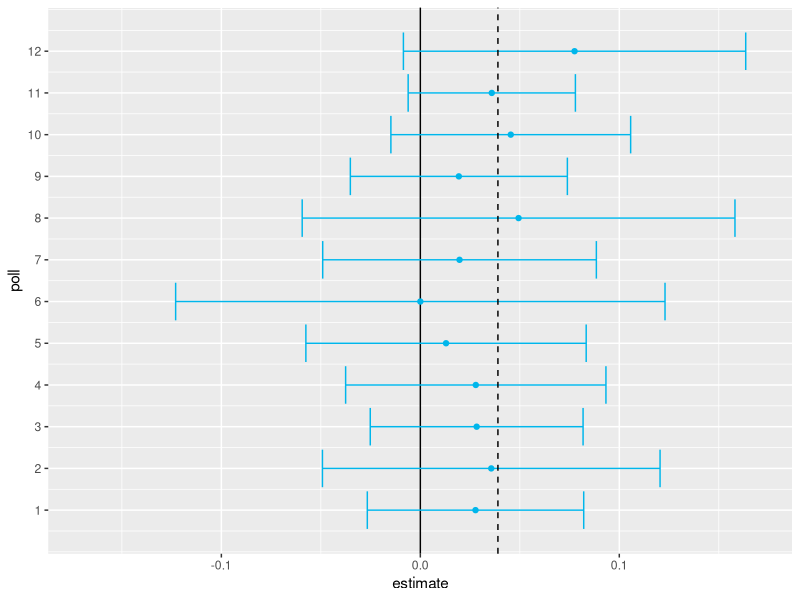
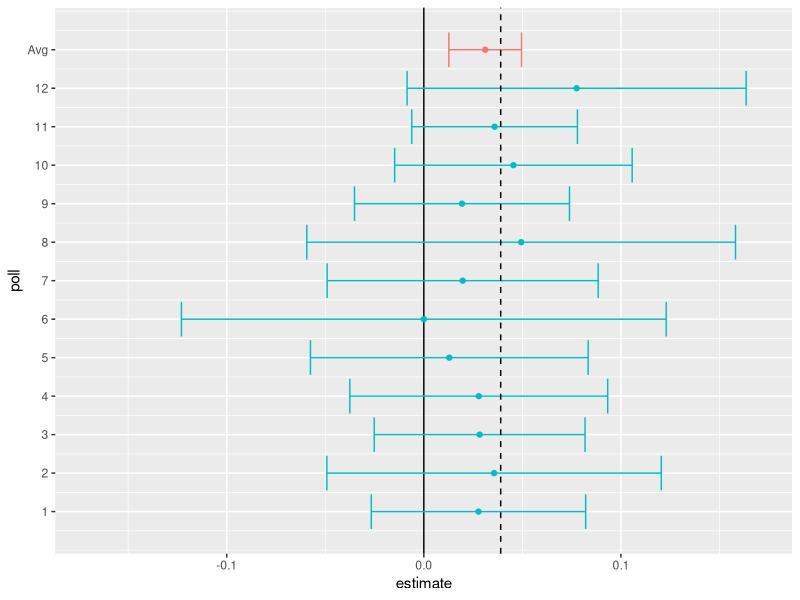
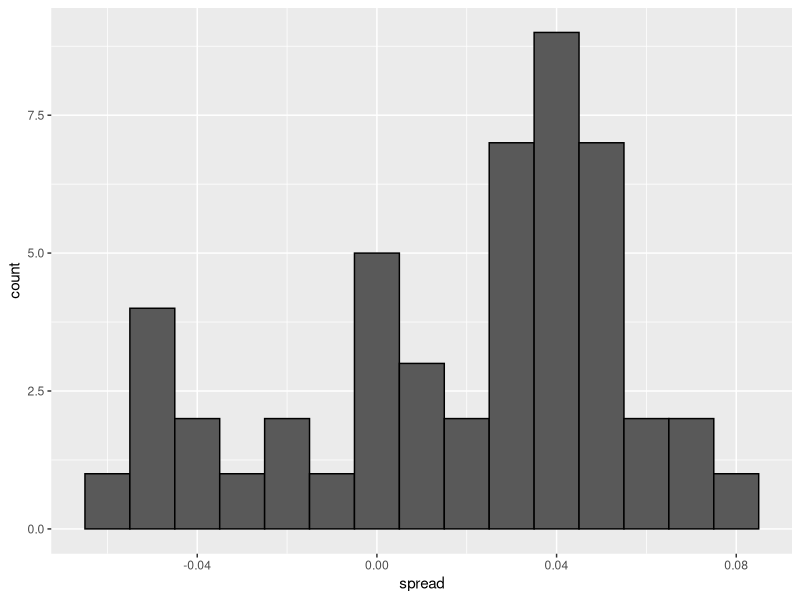
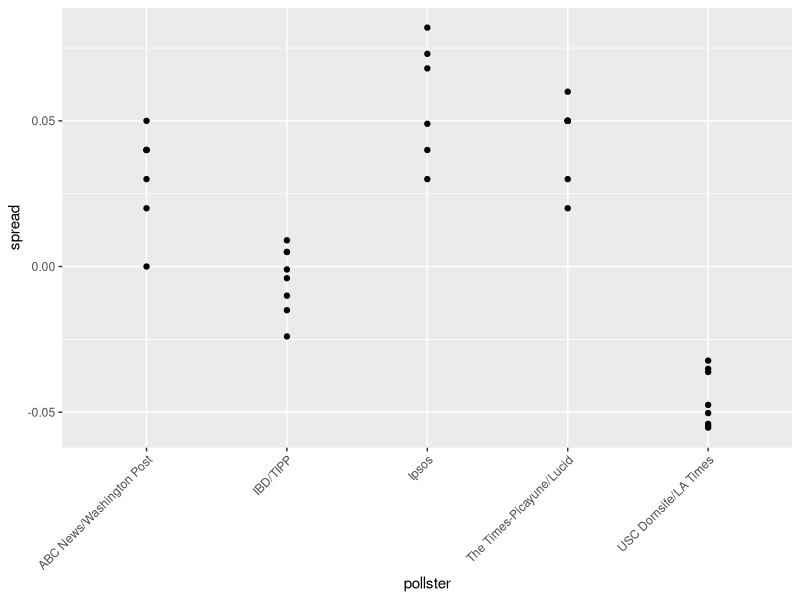
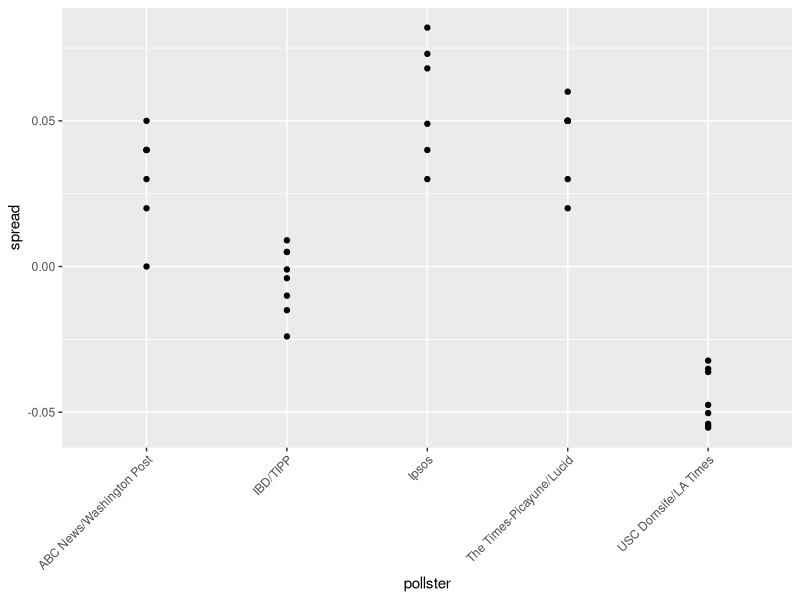
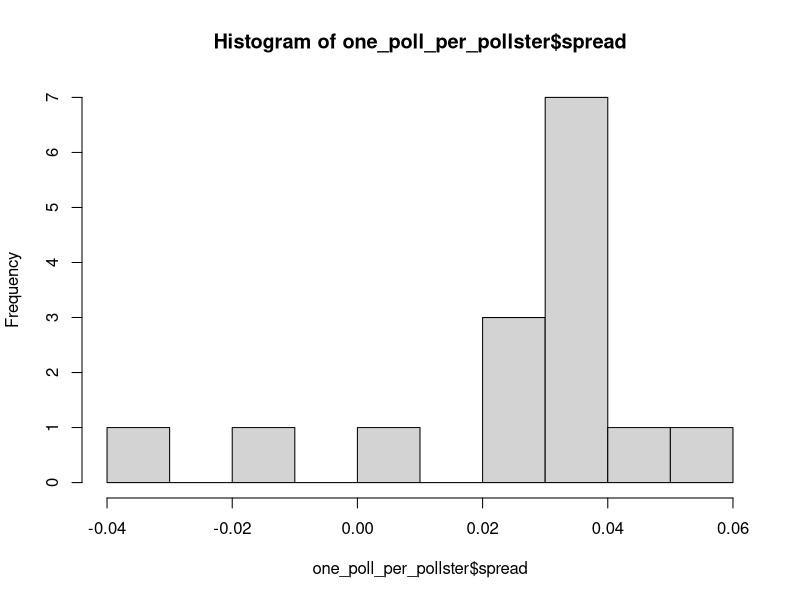
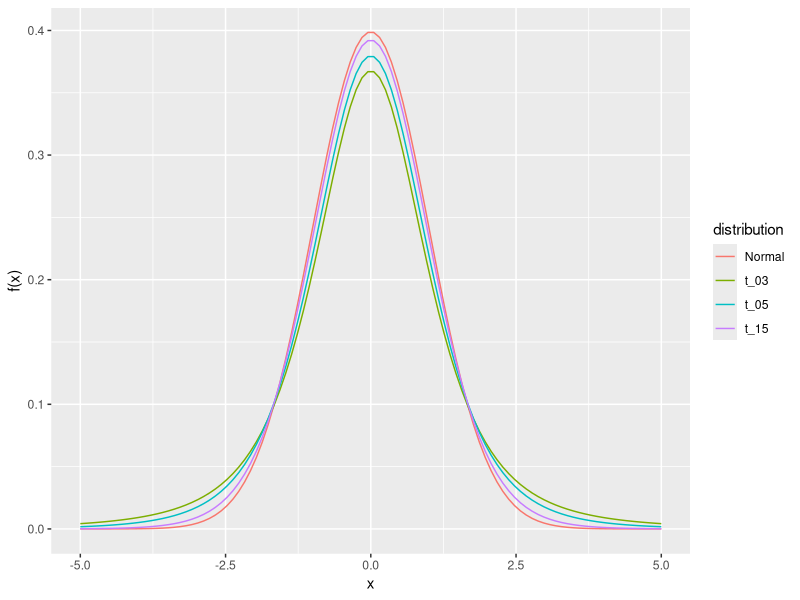
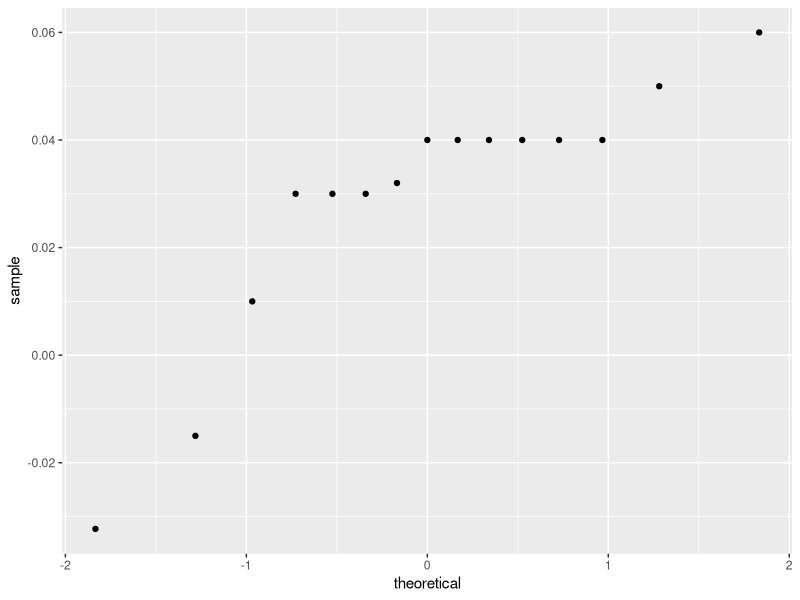

Source code (R) for these figures, in order:
## ---- chunk 1
set.seed(2) 
## ---- chunk 2
library(tidyverse) 
library(dslabs) 
mu <- 0.039 
Ns <- c(1298, 533, 1342, 897, 774, 254, 812, 324, 1291, 1056, 2172, 516) 
p <- (mu + 1) / 2 
polls <- map_df(Ns, function(N) { 
  x <- sample(c(0, 1), size = N, replace = TRUE, prob = c(1 - p, p)) 
  x_hat <- mean(x) 
  se_hat <- sqrt(x_hat * (1 - x_hat) / N) 
  list(estimate = 2 * x_hat - 1,  
    low = 2*(x_hat - 1.96*se_hat) - 1,  
    high = 2*(x_hat + 1.96*se_hat) - 1, 
    sample_size = N) 
}) |> 
  mutate(poll = seq_along(Ns)) 
## ---- chunk 3
ggplot(polls, aes(poll, estimate, ymin = low, ymax = high)) +  
  geom_hline(yintercept = 0) +  
  geom_point(col = "#00B6EB") + 
  geom_errorbar(col = "#00B6EB") +  
  coord_flip() + 
  scale_x_continuous(breaks = 1:nrow(polls)) + 
  scale_y_continuous(limits = c(-0.17, 0.17)) + 
  geom_hline(yintercept = 2*p - 1, lty = 2)  
## ---- chunk 4
sum(polls$sample_size) 
## ---- chunk 5
mu_hat <- polls |>  
  summarize(avg = sum(estimate*sample_size) / sum(sample_size)) |>  
  pull(avg) 
print(mu_hat)
## ---- chunk 6
p_hat <- (1 + mu_hat)/2
moe <- 2*1.96*sqrt(p_hat*(1 - p_hat)/sum(polls$sample_size))
print(moe)
## ---- chunk 7
p_hat <- (1 + mu_hat)/2 
moe <- 2*1.96*sqrt(p_hat*(1 - p_hat)/sum(polls$sample_size)) 
new_row <- tibble(mu_hat, mu_hat - moe, mu_hat + moe, sum(polls$sample_size),13) 
names(new_row) <- names(polls) 
polls2 <- bind_rows(polls, new_row) 
polls2$label <- as.character(1:13)
polls2$label[13] <- "Avg"
polls2$col <- as.character(c(rep(2, 12), 1))

polls2 |> 
  ggplot(aes(poll, estimate, ymin = low, ymax = high, color = col)) + 
  geom_hline(yintercept = 0) + 
  geom_point(show.legend = FALSE) +
  geom_errorbar(show.legend = FALSE) + 
  coord_flip() +
  scale_x_continuous(breaks = 1:nrow(polls2), labels = polls2$label) +
  scale_y_continuous(limits = c(-0.17, 0.17)) +
  geom_hline(yintercept = 2*p - 1, lty = 2) 
## ---- chunk 8
library(dslabs) 
polls <- polls_us_election_2016 |>  
  filter(state == "U.S." & population == "lv" & 
           enddate >= "2016-10-31" & 
           (grade %in% c("A+","A","A-","B+") | is.na(grade))) 
## ---- chunk 9
polls <- polls |>  
  mutate(spread = rawpoll_clinton/100 - rawpoll_trump/100) 
## ---- chunk 10
mu_hat <- polls |>  
  summarize(mu_hat = sum(spread*samplesize)/sum(samplesize)) |>  
  pull(mu_hat) 
## ---- chunk 11
p_hat <- (mu_hat + 1)/2  
moe <- 1.96*2*sqrt(p_hat*(1 - p_hat)/sum(polls$samplesize)) 
moe 
## ---- chunk 12
polls |> ggplot(aes(spread)) + geom_histogram(color = "black", binwidth = .01) 
## ---- chunk 13
polls |> count(pollster) |> arrange(desc(n))
## ---- chunk 14
polls |> group_by(pollster) |>  
  filter(n() >= 6) |> 
  ggplot(aes(pollster, spread)) +  
  geom_point() +
  theme(axis.text.x = element_text(angle = 45, hjust = 1))
## ---- chunk 15
polls |> group_by(pollster) |>  
  filter(n() >= 6) |> 
  summarize(se = 2*sqrt(p_hat*(1 - p_hat)/median(samplesize))) 
## ---- chunk 16
polls |> group_by(pollster) |>  
  filter(n() >= 6) |> 
  ggplot(aes(pollster, spread)) +  
  geom_point() +
  theme(axis.text.x = element_text(angle = 45, hjust = 1))
## ---- chunk 17
one_poll_per_pollster <- polls |> group_by(pollster) |>  
  filter(enddate == max(enddate)) |> 
  ungroup() 
## ---- chunk 18
hist(one_poll_per_pollster$spread, 10) 
## ---- chunk 19
sd(one_poll_per_pollster$spread) 
## ---- chunk 20
results <- one_poll_per_pollster |>  
  summarize(avg = mean(spread),  
            se = sd(spread)/sqrt(length(spread))) |>  
  mutate(start = avg - 1.96*se,  
         end = avg + 1.96*se)  
round(results*100, 1) 
## ---- chunk 21
x <- seq(-5, 5, len = 100) 
data.frame(x = x, Normal = dnorm(x, 0, 1), t_03 = dt(x, 3), t_05 = dt(x, 5), t_15 = dt(x, 15)) |> gather(distribution, f, -x) |> ggplot(aes(x, f, color = distribution)) + geom_line() + ylab("f(x)") 
## ---- chunk 22
one_poll_per_pollster |> 
  ggplot(aes(sample = spread)) + stat_qq() 
## ---- chunk 23
z <- qt(0.975,  nrow(one_poll_per_pollster) - 1) 
one_poll_per_pollster |>  
  summarize(avg = mean(spread), moe = z*sd(spread)/sqrt(length(spread))) |>  
  mutate(start = avg - moe, end = avg + moe)  
## ---- chunk 24
qt(0.975, 14) 
qnorm(0.975) 
## ---- chunk 25
#| echo: false 
n <- length(one_poll_per_pollster$spread) 
ttest_ci <- one_poll_per_pollster |>  
  summarize(avg = mean(spread),  
            se = sd(spread)/sqrt(length(spread))) |>  
  mutate(start = avg - qt(0.975, n - 1)*se,  
         end = avg + qt(0.975, n - 1)*se) |> 
  select(start, end) 
round(ttest_ci*100, 1) 
## ---- chunk 26
polls_us_election_2016 |> 
  filter(state == "Wisconsin" & 
           enddate >= "2016-10-31" &  
           (grade %in% c("A+", "A", "A-", "B+") | is.na(grade))) |> 
  mutate(spread = rawpoll_clinton/100 - rawpoll_trump/100) |> 
  mutate(state = as.character(state)) |> 
  left_join(results_us_election_2016, by = "state") |> 
  mutate(actual = clinton/100 - trump/100) |> 
  summarize(actual = first(actual), avg = mean(spread),  
            sd = sd(spread), n = n()) |> 
  select(actual, avg, sd, n) 
